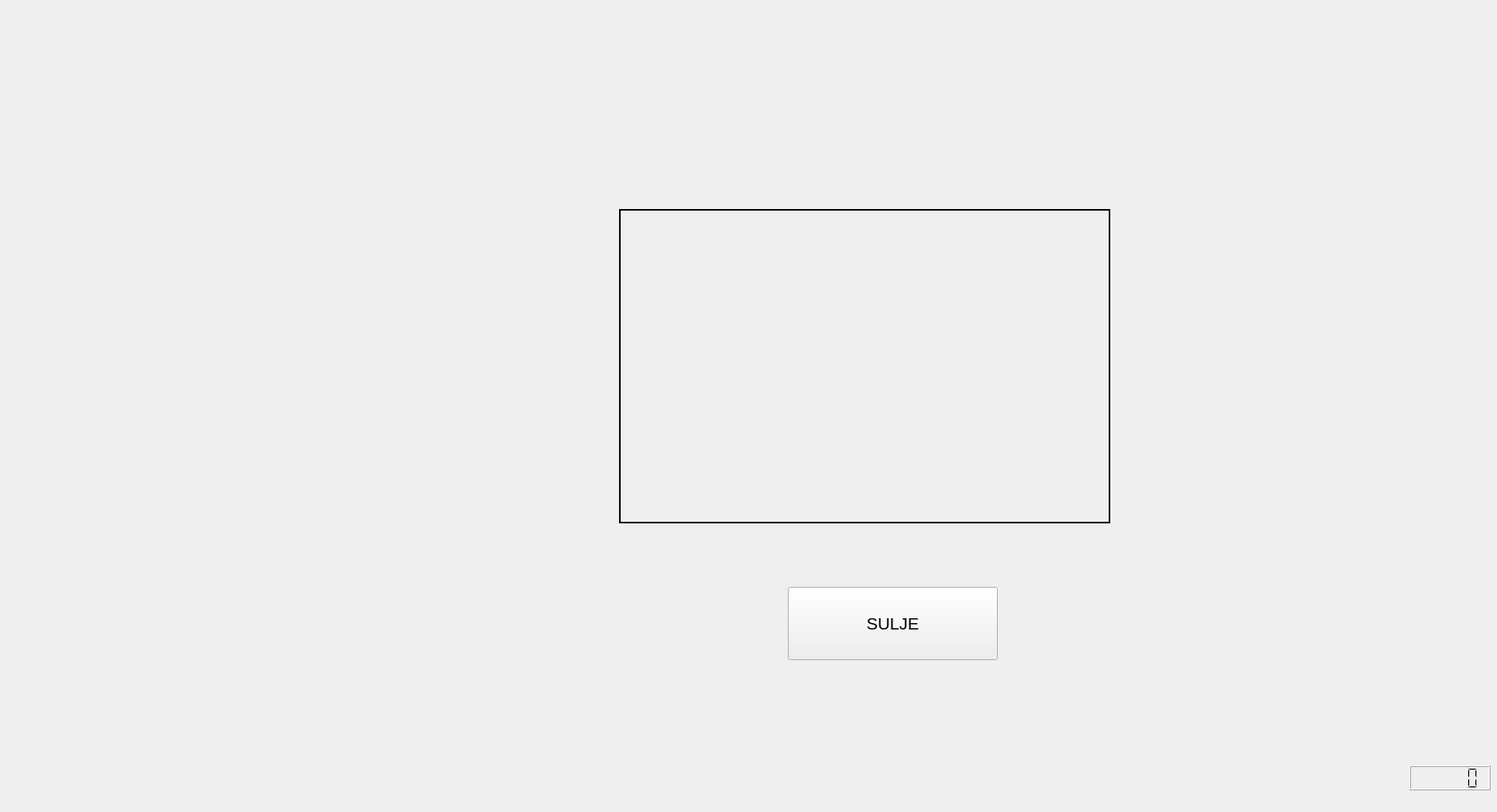
<?xml version="1.0" encoding="UTF-8"?>
<ui version="4.0">
 <class>talletusKuittiWindow</class>
 <widget class="QWidget" name="talletusKuittiWindow">
  <property name="geometry">
   <rect>
    <x>0</x>
    <y>0</y>
    <width>1862</width>
    <height>1010</height>
   </rect>
  </property>
  <property name="windowTitle">
   <string>TalletusKuitti</string>
  </property>
  <widget class="QLabel" name="labelKuitti">
   <property name="geometry">
    <rect>
     <x>770</x>
     <y>260</y>
     <width>611</width>
     <height>391</height>
    </rect>
   </property>
   <property name="font">
    <font>
     <pointsize>16</pointsize>
    </font>
   </property>
   <property name="frameShape">
    <enum>QFrame::Panel</enum>
   </property>
   <property name="lineWidth">
    <number>2</number>
   </property>
   <property name="text">
    <string/>
   </property>
  </widget>
  <widget class="QPushButton" name="pushButton">
   <property name="geometry">
    <rect>
     <x>980</x>
     <y>730</y>
     <width>261</width>
     <height>91</height>
    </rect>
   </property>
   <property name="font">
    <font>
     <pointsize>16</pointsize>
    </font>
   </property>
   <property name="text">
    <string>SULJE</string>
   </property>
  </widget>
  <widget class="QLCDNumber" name="timer">
   <property name="geometry">
    <rect>
     <x>1753</x>
     <y>952</y>
     <width>101</width>
     <height>31</height>
    </rect>
   </property>
  </widget>
 </widget>
 <resources/>
 <connections/>
</ui>
